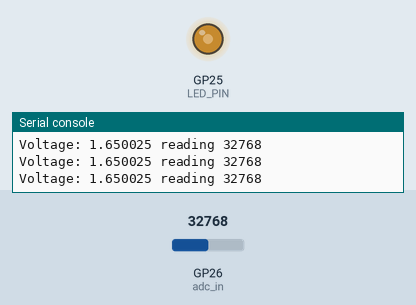
This program was run on a simulated Raspberry Pi Pico running MicroPython. Parts: output pins drawn as LEDs (lit = HIGH), the last lines printed to the serial console. The test bench sets the inputs (shaded band); at power-on: GP26 (adc_in) = 32768 (analog values on the 0–65535 scale).

Above: at 1.2 s.
1.3 s: GP26 (adc_in) set to 45874
At 1.9 s:
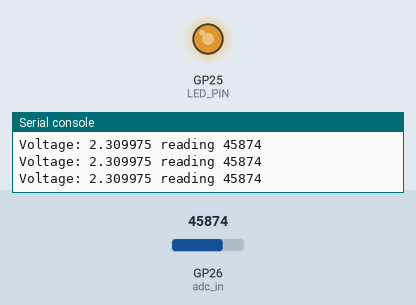
2.8 s: GP26 (adc_in) set to 57670
At 4.0 s:
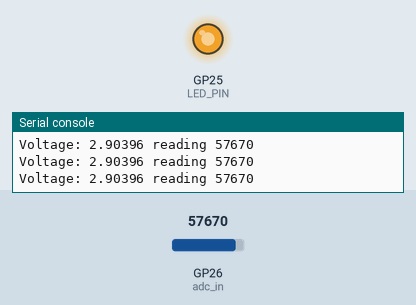
4.3 s: GP26 (adc_in) set to 7864
At 4.7 s:
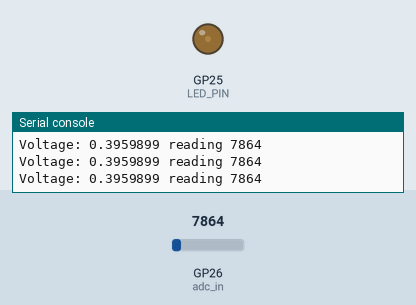
5.8 s: GP26 (adc_in) set to 0
At 6.8 s:
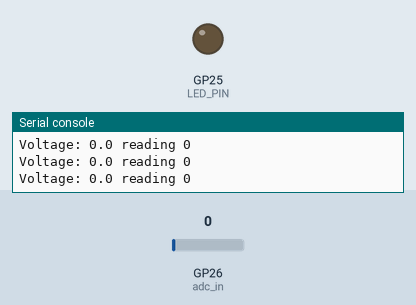
Timing chart, 0 to 8.3 s (numbered marks = the images above; inputs shaded):
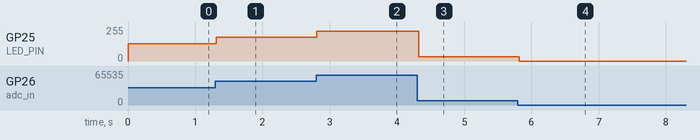

The program:

potentiometer_adc.py
```python
from machine import ADC, PWM, Pin
from utime import sleep_ms

LED_PIN = 25
PWM_FREQUENCY = 200

pwm = PWM(Pin(LED_PIN))
pwm.freq(PWM_FREQUENCY)

adc_in = ADC(0)

# 3.3 V = referenční napětí, 65535 = největší číslo, které můžeme uložit do 16 bytů
conversion_factor = 3.3 / 65535

while True:
    reading = adc_in.read_u16()
    voltage = reading * conversion_factor

    # uvazeni odchylky
    if reading <= 500:
        reading = 0
    elif reading >= 65360:
        reading = 65535

    print("Voltage: " + str(voltage) + " reading " + str(reading))
    pwm.duty_u16(reading)
    sleep_ms(30)
```

Measured:
- after the input at 1.3 s, GP25 (LED_PIN): 128/255 → 178/255 at once
- after the input at 2.8 s, GP25 (LED_PIN): 178/255 → 224/255 at once
- after the input at 4.3 s, GP25 (LED_PIN): 224/255 → 31/255 at once
- after the input at 5.8 s, GP25 (LED_PIN): 31/255 → 0/255 at once
